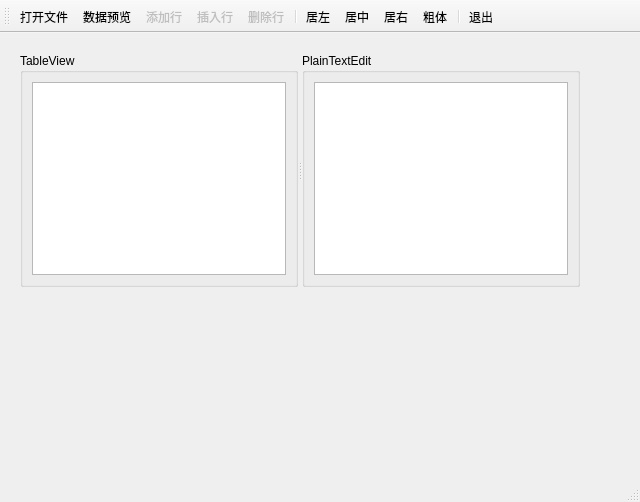
<?xml version="1.0" encoding="UTF-8"?>
<ui version="4.0">
 <class>MainWindow</class>
 <widget class="QMainWindow" name="MainWindow">
  <property name="geometry">
   <rect>
    <x>0</x>
    <y>0</y>
    <width>640</width>
    <height>502</height>
   </rect>
  </property>
  <property name="windowTitle">
   <string>MainWindow</string>
  </property>
  <widget class="QWidget" name="centralwidget">
   <widget class="QSplitter" name="splitter">
    <property name="geometry">
     <rect>
      <x>20</x>
      <y>20</y>
      <width>560</width>
      <height>234</height>
     </rect>
    </property>
    <property name="orientation">
     <enum>Qt::Horizontal</enum>
    </property>
    <widget class="QGroupBox" name="groupBox">
     <property name="title">
      <string>TableView</string>
     </property>
     <layout class="QVBoxLayout" name="verticalLayout">
      <item>
       <widget class="QTableView" name="tableView"/>
      </item>
     </layout>
    </widget>
    <widget class="QGroupBox" name="groupBox_2">
     <property name="title">
      <string>PlainTextEdit</string>
     </property>
     <layout class="QVBoxLayout" name="verticalLayout_2">
      <item>
       <widget class="QPlainTextEdit" name="plainTextEdit"/>
      </item>
     </layout>
    </widget>
   </widget>
  </widget>
  <widget class="QMenuBar" name="menubar">
   <property name="geometry">
    <rect>
     <x>0</x>
     <y>0</y>
     <width>640</width>
     <height>21</height>
    </rect>
   </property>
  </widget>
  <widget class="QToolBar" name="toolBar">
   <property name="windowTitle">
    <string>toolBar</string>
   </property>
   <property name="toolButtonStyle">
    <enum>Qt::ToolButtonTextUnderIcon</enum>
   </property>
   <attribute name="toolBarArea">
    <enum>TopToolBarArea</enum>
   </attribute>
   <attribute name="toolBarBreak">
    <bool>false</bool>
   </attribute>
   <addaction name="actOpenFile"/>
   <addaction name="actModelData"/>
   <addaction name="actAppend"/>
   <addaction name="actInsert"/>
   <addaction name="actDelete"/>
   <addaction name="separator"/>
   <addaction name="actAlignLeft"/>
   <addaction name="actAlignCenter"/>
   <addaction name="actAlignRight"/>
   <addaction name="actFontBold"/>
   <addaction name="separator"/>
   <addaction name="actExit"/>
  </widget>
  <widget class="QStatusBar" name="statusBar"/>
  <action name="actOpenFile">
   <property name="icon">
    <iconset resource="res.qrc">
     <normaloff>:/icons/icons/open3.bmp</normaloff>:/icons/icons/open3.bmp</iconset>
   </property>
   <property name="text">
    <string>打开文件</string>
   </property>
   <property name="toolTip">
    <string>打开文件</string>
   </property>
  </action>
  <action name="actModelData">
   <property name="icon">
    <iconset resource="res.qrc">
     <normaloff>:/icons/icons/export1.bmp</normaloff>:/icons/icons/export1.bmp</iconset>
   </property>
   <property name="text">
    <string>数据预览</string>
   </property>
   <property name="toolTip">
    <string>模型数据显示在文本框里</string>
   </property>
  </action>
  <action name="actAppend">
   <property name="checkable">
    <bool>false</bool>
   </property>
   <property name="checked">
    <bool>false</bool>
   </property>
   <property name="enabled">
    <bool>false</bool>
   </property>
   <property name="icon">
    <iconset resource="res.qrc">
     <normaloff>:/icons/icons/316.bmp</normaloff>:/icons/icons/316.bmp</iconset>
   </property>
   <property name="text">
    <string>添加行</string>
   </property>
   <property name="toolTip">
    <string>添加行</string>
   </property>
  </action>
  <action name="actInsert">
   <property name="enabled">
    <bool>false</bool>
   </property>
   <property name="icon">
    <iconset resource="res.qrc">
     <normaloff>:/icons/icons/306.bmp</normaloff>:/icons/icons/306.bmp</iconset>
   </property>
   <property name="text">
    <string>插入行</string>
   </property>
   <property name="toolTip">
    <string>插入行</string>
   </property>
  </action>
  <action name="actDelete">
   <property name="enabled">
    <bool>false</bool>
   </property>
   <property name="icon">
    <iconset resource="res.qrc">
     <normaloff>:/icons/icons/delete1.bmp</normaloff>:/icons/icons/delete1.bmp</iconset>
   </property>
   <property name="text">
    <string>删除行</string>
   </property>
   <property name="toolTip">
    <string>删除行</string>
   </property>
  </action>
  <action name="actAlignLeft">
   <property name="icon">
    <iconset resource="res.qrc">
     <normaloff>:/icons/icons/422.bmp</normaloff>:/icons/icons/422.bmp</iconset>
   </property>
   <property name="text">
    <string>居左</string>
   </property>
   <property name="toolTip">
    <string>居左</string>
   </property>
  </action>
  <action name="actAlignCenter">
   <property name="icon">
    <iconset resource="res.qrc">
     <normaloff>:/icons/icons/420.bmp</normaloff>:/icons/icons/420.bmp</iconset>
   </property>
   <property name="text">
    <string>居中</string>
   </property>
   <property name="toolTip">
    <string>居中</string>
   </property>
  </action>
  <action name="actAlignRight">
   <property name="icon">
    <iconset resource="res.qrc">
     <normaloff>:/icons/icons/426.bmp</normaloff>:/icons/icons/426.bmp</iconset>
   </property>
   <property name="text">
    <string>居右</string>
   </property>
   <property name="toolTip">
    <string>居右</string>
   </property>
  </action>
  <action name="actFontBold">
   <property name="checkable">
    <bool>true</bool>
   </property>
   <property name="icon">
    <iconset resource="res.qrc">
     <normaloff>:/icons/icons/101.bmp</normaloff>:/icons/icons/101.bmp</iconset>
   </property>
   <property name="text">
    <string>粗体</string>
   </property>
   <property name="toolTip">
    <string>粗体</string>
   </property>
  </action>
  <action name="actExit">
   <property name="icon">
    <iconset resource="res.qrc">
     <normaloff>:/icons/icons/exit.bmp</normaloff>:/icons/icons/exit.bmp</iconset>
   </property>
   <property name="text">
    <string>退出</string>
   </property>
   <property name="toolTip">
    <string>退出</string>
   </property>
  </action>
 </widget>
 <resources>
  <include location="res.qrc"/>
 </resources>
 <connections>
  <connection>
   <sender>actExit</sender>
   <signal>triggered()</signal>
   <receiver>MainWindow</receiver>
   <slot>close()</slot>
   <hints>
    <hint type="sourcelabel">
     <x>-1</x>
     <y>-1</y>
    </hint>
    <hint type="destinationlabel">
     <x>319</x>
     <y>250</y>
    </hint>
   </hints>
  </connection>
 </connections>
</ui>
